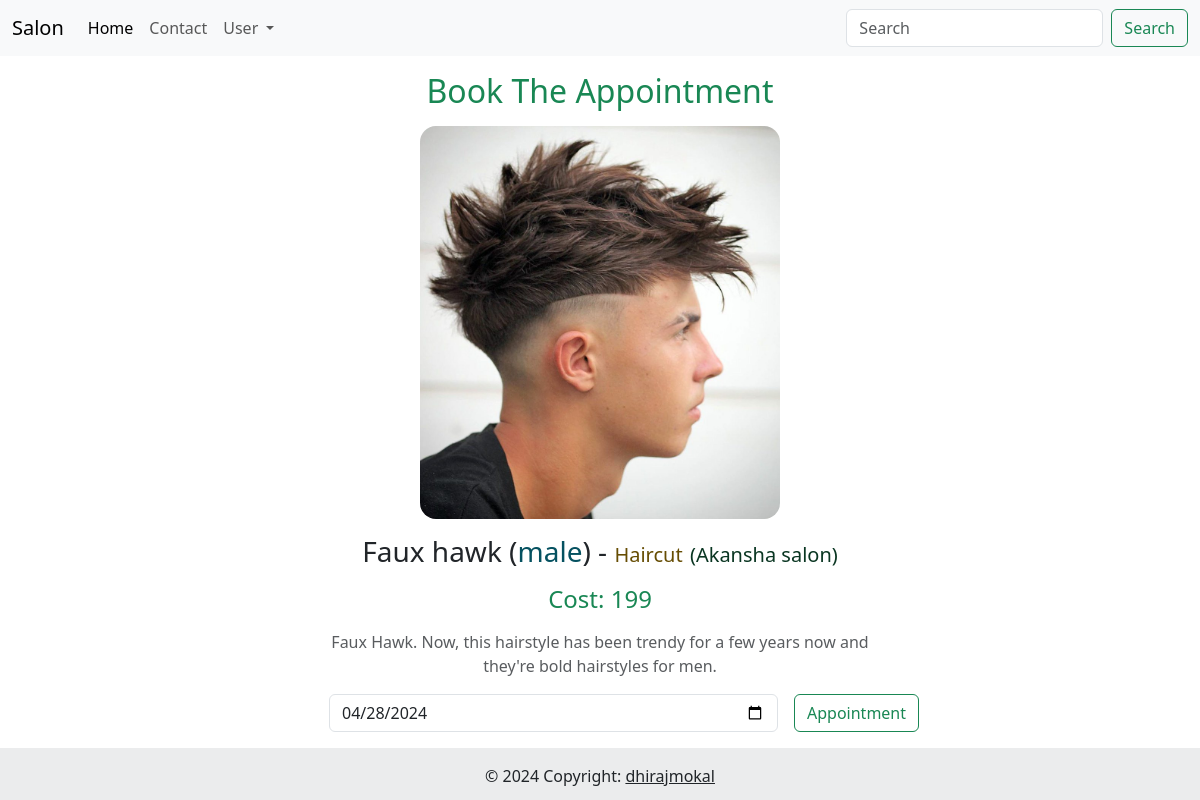
The app's page /salon/user/service/appointment/2 (signed in) with its own data.
### salon/models.py (models this page shows, shortened)
class Servies_Types(models.Model):
    MALE = 'male'
    FEMALE = 'female'
    BOTH = 'both'
    GENDER_CHOICES = [
        (MALE, 'Male'),
        (FEMALE, 'Female'),
        (BOTH, 'Both'),
    ]
    service_type_name = models.CharField(max_length=100)
    service_image = models.ImageField(
        max_length=255, default='', upload_to='service/image')
    service_cost = models.IntegerField()
    gender = models.CharField(max_length=10, choices=GENDER_CHOICES)
    business = models.ForeignKey(Business, on_delete=models.CASCADE)
    services = models.ForeignKey(Services, on_delete=models.CASCADE)
    description = models.TextField(default='')
    class Meta:
        unique_together = ['service_type_name', 'business']

class Services(models.Model):
    service_name = models.CharField(max_length=100, unique=True)
    service_icon = models.ImageField(
        max_length=255, default='', upload_to='service/icon')

class Business(models.Model):
    salon_owner_name = models.CharField(max_length=60)
    salon_name = models.CharField(max_length=40)
    salon_email = models.EmailField(max_length=40, unique=True)
    salon_location = models.CharField(
        max_length=100, default=None, blank=True, null=True)
    salon_address = models.CharField(max_length=150, default='')
    salon_profile_pic = models.ImageField(
        max_length=255, default='', upload_to='business/profile')
    open_time = models.TimeField(default=None, blank=True, null=True)
    closing_time = models.TimeField(default=None, blank=True, null=True)
    password = models.TextField()

### salon/views.py (the view, shortened to what this page needs)
# urls.py: path("user/service/appointment/<int:service_id>", views.book_appointment, name="book_appointment"),
@user_login_required
def book_appointment(req, service_id):
    selected_service = Servies_Types.objects.select_related(
        'business', 'services').filter(id=service_id).first()
    return render(req, "salon/user/appointment.html", {'session': req.session, 'selected_service': selected_service})

### salon/utils.py (called while the page is built)
def user_login_required(func):
    @wraps(func)
    def wrapper(request, *args, **kwargs):
        if not request.session._SessionBase__session_key or request.session['loggedIn'] != True or request.session['type_of_loggedin'] != "user":
            messages.warning(request, "Please Login As User")
            return redirect('/salon')
        response = func(request, *args, **kwargs)
        return response
    return wrapper

### templates/salon/user/appointment.html (shortened to what this page needs)
{% extends 'salon/salonbase.html' %}
{% load static %}
{% block body %}
<head>
    <link href="{% static "css/appointment.css" %}" rel="stylesheet">
</head>
<div class="container text-center">
    <h2 class="text-success mt-3">Book The Appointment</h2>
    <img src="/media/{{selected_service.service_image}}" class="service_image rounded-4 align-self-center mt-2"/>
    <h3 class="mt-3">
        {{selected_service.service_type_name}}
         (<span class="text-info-emphasis">{{selected_service.gender}}</span>) -
        <span class="fs-5 text-warning-emphasis">{{selected_service.services.service_name}}</span>
        <span class="fs-5 text-success-emphasis" style="cursor: pointer;" data-bs-toggle="modal" data-bs-target="#salonDetails">({{selected_service.business.salon_name}})</span>
    </h3>
    <h4 class="mt-3 text-success">Cost: {{selected_service.service_cost}} </h4>
    <p class="card-body w-50 mx-auto text-body-secondary mt-3">{{selected_service.description}}</p>
    <div class="row g-3 w-50 mx-auto">
      <div class="col">
        <input type="date" class="form-control" id="appointment_date" min="">
      </div>
      <div class="col-lg-2">
        <button class="btn btn-outline-success" id="get_appointment">Appointment</button>
      </div>
    </div>
</div>
{% endblock body %}

### static/css/appointment.css (style rules this page uses)
.service_image { width: 30vw; height: auto; }

### records on screen
Servies_Types: service_image (picture), service_type_name "Faux hawk", gender "male", services.service_name "Haircut", business.salon_name "Akansha salon", service_cost "199", description "Faux Hawk. Now, this hairstyle has been trendy for a few years now and they're bold hairstyles for men."
